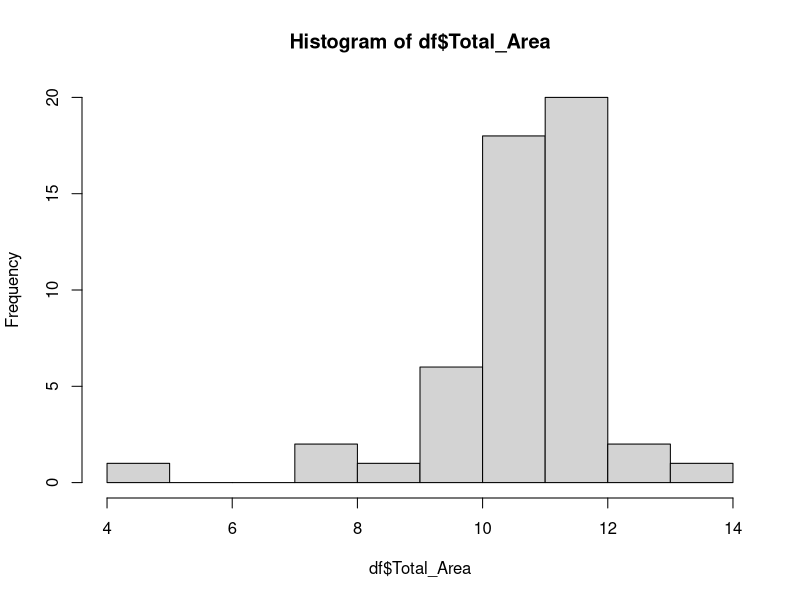
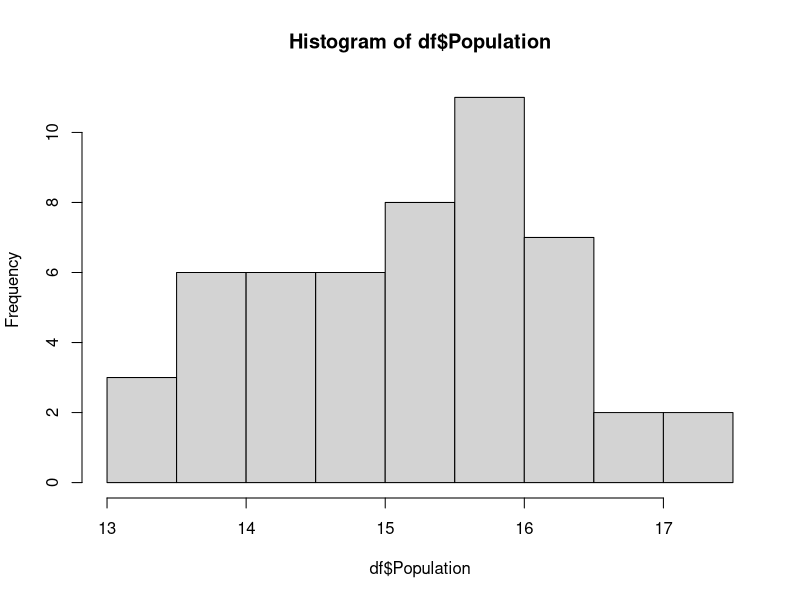
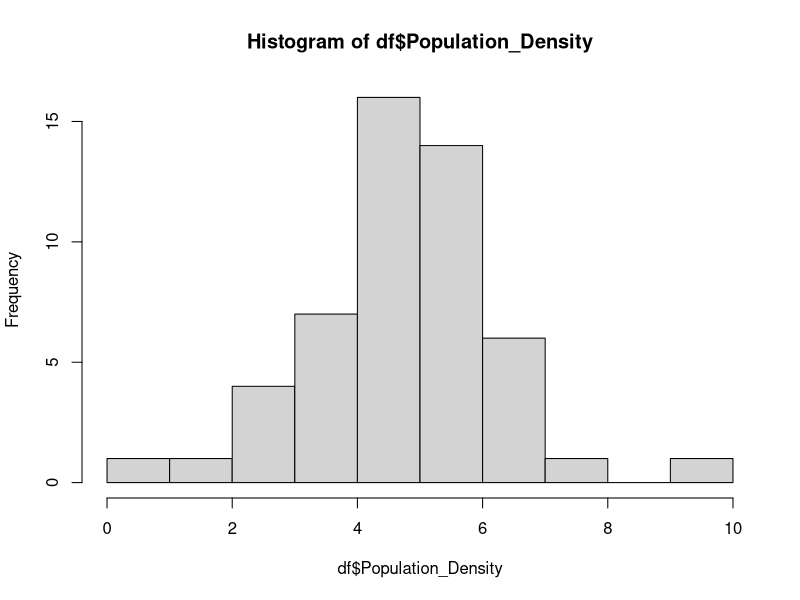
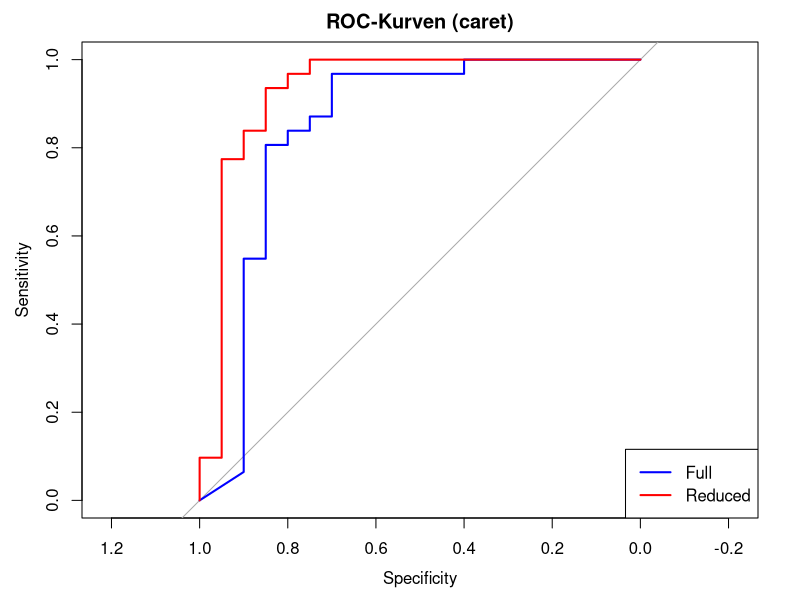

Here is the R script that generated these plots, in order:
# Laden der notwendigen Pakete
library(pROC) # ROC-Kurvenanalyse und AUC-Berechnung
library(caret) # Kreuzvalidierung und Vergleich von Modellen

setwd("C:/Users/Hanji/OneDrive/Studium/WS 24-25/Fallstudien/Projekt 5")
df <- read.csv("US_election_2024.csv", sep = ";", dec = ",")
head(df)
str(df)

dim(df)
#51 11

summary(df)
#keine NA Werte

#Deskriptive Analyse

table(df$State)
#Eine Beobachung aus jedem Staat

table(df$Leading_Candidate)
# Harris  Trump 
# 20     31 

#Statistische Kennwerte für kardinal stetig skalierte Variablen
num_stat <- function(data) {
  var_name <- variable.names(df[3:10])
  result <- matrix(NA, nrow = length(data), ncol = 8)
  colnames(result) <- c("Merkmal", "min", "q0.25", "q0.5", 
                        "Arith. Mittel", "q0.75", "max", "sd")
  for(i in 1:length(data)) {
    var_data <- data[[i]]
    
    q1 <- quantile(var_data, 0.25, type = 2)
    q3 <- quantile(var_data, 0.75, type = 2)
    
    result[i, 1] <- var_name[i]
    result[i, 2] <- sprintf("%.3f", min(var_data))
    result[i, 3] <- sprintf("%.3f", q1)
    result[i, 4] <- sprintf("%.3f", median(var_data))
    result[i, 5] <- sprintf("%.3f", mean(var_data))
    result[i, 6] <- sprintf("%.3f", q3)
    result[i, 7] <- sprintf("%.3f", max(var_data))
    result[i, 8] <- sprintf("%.3f", sd(var_data))
  } 
  return(as.data.frame(result))
}
num_stat(df[,3:10])

# Datenaufbereitung
df$Total_Area <- log(df$Total_Area)
print(df$Total_Area)
hist(df$Total_Area)

df$Population <- log(df$Population)
print(df$Population)
hist(df$Population)

df$Population_Density <- log(df$Population_Density)
print(df$Population_Density)
hist(df$Population_Density)

################################################################################

# Aufgabe 1 - die Zielvariable Leading_Candidate modellieren
# Harris = 0, Trump = 1 kodieren (da wir Logistische Regression verwenden, 
# muss die Zielvariable numerisch sein und als 0 und 1 kodiert werden)
df$Leading_Candidate <- ifelse(df$Leading_Candidate == "Harris", 0, 1)
df$Leading_Candidate <- as.factor(df$Leading_Candidate)

# Logistische Regression
Modell_voll <- glm(df$Leading_Candidate ~ df$Total_Area + df$Population
                   + df$Median_Age + df$Birth_Rate + df$HDI + df$Unemployment_Rate + df$Median_Rent
                   + df$Health_Insurance_Coverage, family = binomial)

# Ergebnisse anzeigen
summary(Modell_voll)

# Call:
#   glm(formula = df$Leading_Candidate ~ df$Total_Area + df$Population + 
#         df$Median_Age + df$Birth_Rate + df$HDI + df$Unemployment_Rate + 
#         df$Median_Rent + df$Health_Insurance_Coverage, family = binomial)
# 
# Coefficients:
#   Estimate Std. Error z value Pr(>|z|)
# (Intercept)                   1.325e+02  8.332e+01   1.590    0.112
# df$Total_Area                 1.060e+00  1.495e+00   0.709    0.478
# df$Population                 1.667e+00  1.071e+00   1.557    0.119
# df$Median_Age                -2.686e-01  5.962e-01  -0.450    0.652
# df$Birth_Rate                 5.353e-02  2.768e-01   0.193    0.847
# df$HDI                       -6.299e+01  6.179e+01  -1.019    0.308
# df$Unemployment_Rate         -2.392e+02  1.733e+02  -1.381    0.167
# df$Median_Rent               -7.343e-03  5.643e-03  -1.301    0.193
# df$Health_Insurance_Coverage -9.046e+01  6.638e+01  -1.363    0.173
# 
# (Dispersion parameter for binomial family taken to be 1)
# 
# Null deviance: 68.310  on 50  degrees of freedom
# Residual deviance: 16.198  on 42  degrees of freedom
# AIC: 34.198
# 
# Number of Fisher Scoring iterations: 8

################################################################################
# Aufgabe 2

# Schrittweise Selektion basierend auf AIC
# Durchführung der Schrittweisen Selektion (beide Richtungen)
Modell_reduziert <- step(Modell_voll, direction = "both", trace = 0)

# Zusammenfassung des ausgewählten Modells
summary(Modell_reduziert)

# Call:
#   glm(formula = df$Leading_Candidate ~ df$Population + df$Median_Age + 
#         df$Unemployment_Rate + df$Median_Rent + df$Health_Insurance_Coverage, 
#       family = binomial)
# 
# Coefficients:
#   Estimate Std. Error z value Pr(>|z|)   
# (Intercept)                   1.431e+02  5.250e+01   2.725  0.00642 **
# df$Population                 1.672e+00  9.192e-01   1.819  0.06887 . 
# df$Median_Age                -3.783e-01  2.961e-01  -1.278  0.20129   
# df$Unemployment_Rate         -1.818e+02  1.274e+02  -1.427  0.15345   
# df$Median_Rent               -1.163e-02  4.348e-03  -2.676  0.00745 **
# df$Health_Insurance_Coverage -1.404e+02  5.540e+01  -2.534  0.01126 * 
#   ---
#   Signif. codes:  0 ‘***’ 0.001 ‘**’ 0.01 ‘*’ 0.05 ‘.’ 0.1 ‘ ’ 1
# 
# (Dispersion parameter for binomial family taken to be 1)
# 
# Null deviance: 68.310  on 50  degrees of freedom
# Residual deviance: 17.524  on 45  degrees of freedom
# AIC: 29.524
# 
# Number of Fisher Scoring iterations: 8

# Konfidenzintervalle der Koeffizienten
confint.default(Modell_reduziert)
#                                       2.5 %        97.5 %
#  (Intercept)                    40.18578546 245.969897615
#  df$Population                  -0.12929658   3.473717303
#  df$Median_Age                  -0.95863441   0.201945736
#  df$Unemployment_Rate         -431.53963693  67.841629156
#  df$Median_Rent                 -0.02015508  -0.003113086
#  df$Health_Insurance_Coverage -248.97290664 -31.820859017

# Vergleich der Modelle anhand von AIC
cat("AIC des vollständigen Modells:", AIC(Modell_voll), "\n")
# AIC des vollständigen Modells: 34.19821 

cat("AIC des reduzierten Modells:", AIC(Modell_reduziert), "\n")
# AIC des reduzierten Modells: 29.5241 

###############################################################################
#Aufgabe 3

# Alle erklärenden Variablen
formula_full <- Leading_Candidate ~ Total_Area + Population +
  Median_Age + Birth_Rate + HDI + Unemployment_Rate +
  Median_Rent + Health_Insurance_Coverage

# Reduziertes Modell (basierend auf stepwise AIC)
formula_reduced <- Leading_Candidate ~ Population + Median_Age +
  Unemployment_Rate + Median_Rent + Health_Insurance_Coverage

#10-fache Kreuzvalidierung
set.seed(123456)
ctrl <- trainControl(
  method = "cv",            # k-Fold CV
  number = 10,
  classProbs = TRUE,        # damit caret Probability Estimates zurückgibt
  summaryFunction = twoClassSummary,  # AUC, Sens, Spez ...
  savePredictions = "final" # Vorhersagen speichern für eigenes ROC-Plotting
)

# Faktor-Level anpassen, damit caret "positiv" / "negativ" versteht
# Zum Beispiel: Level 1 = "Trump", Level 0 = "Harris"
df$Leading_Candidate <- as.factor(df$Leading_Candidate)
levels(df$Leading_Candidate) <- c("Harris", "Trump")

# 1. Vollständiges Modell
model_full_cv <- train(
  formula_full,
  data       = df,
  method     = "glm",
  family     = "binomial",
  metric     = "ROC",   # Maximiert AUC (ROC) statt Accuracy
  trControl  = ctrl
)

# 2. Reduziertes Modell
model_red_cv <- train(
  formula_reduced,
  data       = df,
  method     = "glm",
  family     = "binomial",
  metric     = "ROC",
  trControl  = ctrl
)

# Trainingsresultate ansehen (AUC aus der CV, Kappa, Accuracy, usw.)
model_full_cv
model_red_cv

# Beispiel:
preds_full <- model_full_cv$pred
head(preds_full)
# Hier stehen die Spalten "obs" (wahre Klasse), "Trump" (Vorhersage-WK für Trump)
# und "Harris" (Vorhersage-WK für Harris). 
# Beachten Sie, dass caret ggf. intern die Levels sortiert: 
# Positiv = Trump, Negativ = Harris.

roc_full <- roc(response = preds_full$obs,
                predictor = preds_full$Trump,
                levels    = c("Harris","Trump"))

plot(roc_full, col="blue", main="ROC-Kurven (caret)")

# Dasselbe für das reduzierte Modell
preds_red <- model_red_cv$pred
roc_red   <- roc(response = preds_red$obs,
                 predictor = preds_red$Trump,
                 levels    = c("Harris","Trump"))
lines(roc_red, col="red")
legend("bottomright", legend=c("Full","Reduced"), col=c("blue","red"), lwd=2)

auc(roc_full)
# Area under the curve: 0.8468
auc(roc_red)
# Area under the curve: 0.9306

